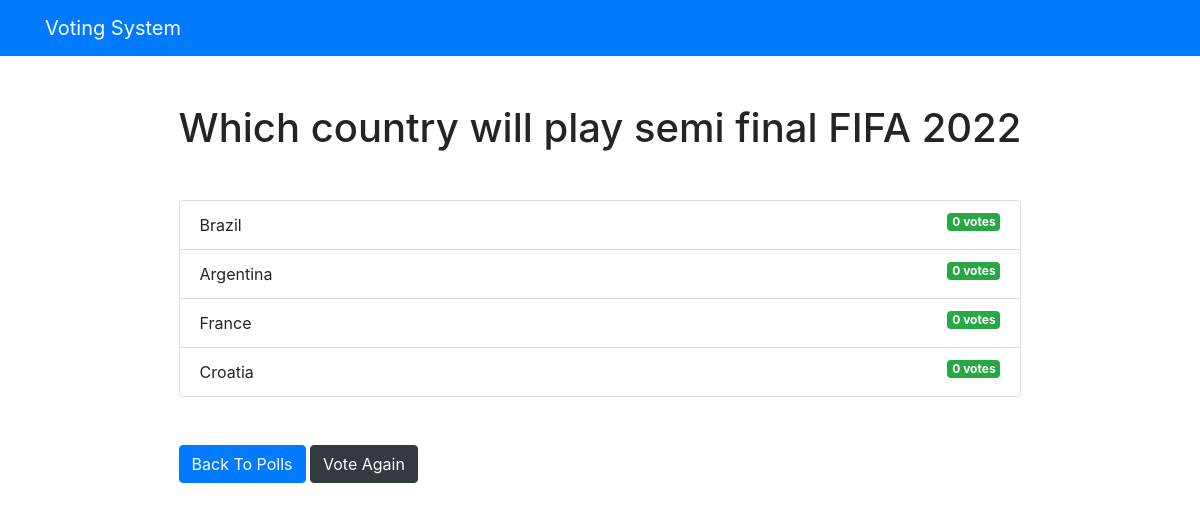
/polls/11/results/, run on the app's committed database.
### polls/models.py (models this page shows, shortened)
class Question(models.Model):
    question_text = models.CharField(max_length=200)
    pub_date = models.DateTimeField('date published')

class Choice(models.Model):
    question = models.ForeignKey(Question, on_delete=models.CASCADE)
    choice_text = models.CharField(max_length=200)
    votes = models.IntegerField(default=0)

### polls/views.py (the view)
# urls.py: path('<int:question_id>/results/', views.results, name='results'),
def results(request, question_id):
    question = get_object_or_404(Question, pk=question_id)
    return render(request, 'polls/results.html', {'question': question})

### templates/polls/results.html
{% extends 'base.html' %}
{% block content %}
<h1 class="mb-5 text-center">{{ question.question_text }}</h1>
<ul class="list-group mb-5">
    {% for choice in question.choice_set.all %}
    <li class="list-group-item">
        {{ choice.choice_text }} <span class="badge badge-success float-right">{{ choice.votes }}
            vote{{ choice.votes | pluralize }}</span>
    </li>
    {% endfor %}
</ul>
<a class="btn btn-primary" href="{% url 'polls:index' %}">Back To Polls</a>
<a class="btn btn-dark" href="{% url 'polls:detail' question.id %}">Vote Again</a>
{% endblock %}

### data on the page
Question: question_text "Which country will play semi final FIFA 2022"
Choice: choice_text "Brazil", votes "0", votes|pluralize "s"
Choice: choice_text "Argentina", votes "0", votes|pluralize "s"
Choice: choice_text "France", votes "0", votes|pluralize "s"
Choice: choice_text "Croatia", votes "0", votes|pluralize "s"
